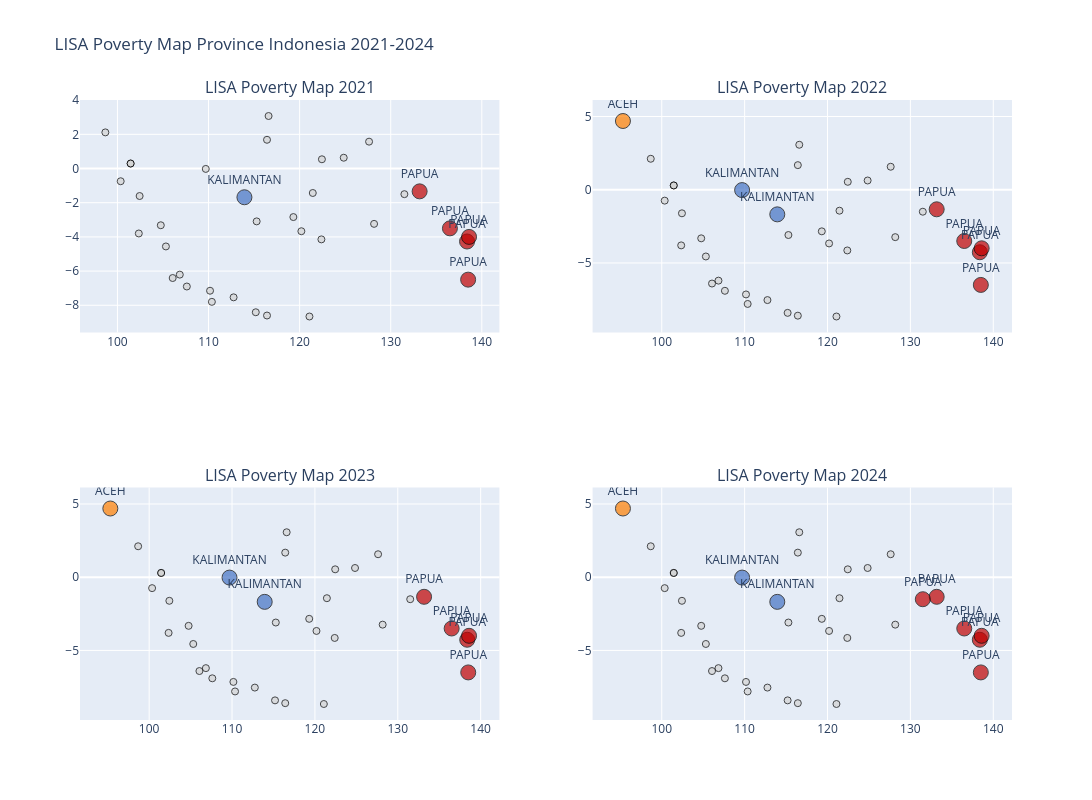

Notebook code for this chart:
### Code cell
years = sorted(df_lisa['year'].unique())
fig_lisa = make_subplots(rows=2, cols=2, subplot_titles=[f'LISA Poverty Map {y}' for y in years])

LISA_COLORS = {'HH': '#C00000', 'LL': '#4472C4', 'HL': '#FF7F00', 'LH': '#70AD47', 'NS': '#D3D3D3'}

for idx, year in enumerate(years):
    row_idx = (idx // 2) + 1
    col_idx = (idx % 2) + 1
    sub = df_lisa[df_lisa['year'] == year]

    colors = [LISA_COLORS[q] for q in sub['quadrant']]
    sizes = [15 if sig else 7 for sig in sub['significant']]
    
    fig_lisa.add_trace(go.Scatter(x=sub['lon'], y=sub['lat'], mode='markers+text', text=[p.split()[0] if sig else '' for p, sig in zip(sub['province'], sub['significant'])], textposition='top center', marker=dict(color=colors, size=sizes, line=dict(width=1, color='black')), showlegend=False), row=row_idx, col=col_idx)

fig_lisa.update_layout(height=800, width=1100, title_text='LISA Poverty Map Province Indonesia 2021-2024')
fig_lisa.write_json(OUTPUT_DIR / 'plot_lisa_map.json')
fig_lisa.show()

### Figure 1 — Plotly figure (JSON) as saved in the notebook; plotly's stock layout.template omitted (floating-point values rounded to 4 significant figures)
{"data": [{"marker": {"color": ["#D3D3D3", "#D3D3D3", "#D3D3D3", "#D3D3D3", "#D3D3D3", "#D3D3D3", "#D3D3D3", "#D3D3D3", "#D3D3D3", "#D3D3D3", "#D3D3D3", "#D3D3D3", "#D3D3D3", "#D3D3D3", "#D3D3D3", "#D3D3D3", "#D3D3D3", "#D3D3D3", "#4472C4", "#D3D3D3", "#D3D3D3", "#D3D3D3", "#D3D3D3", "#D3D3D3", "#D3D3D3", "#D3D3D3", "#D3D3D3", "#D3D3D3", "#D3D3D3", "#D3D3D3", "#C00000", "#D3D3D3", "#C00000", "#C00000", "#C00000", "#C00000"], "line": {"color": "black", "width": 1}, "size": [7, 7, 7, 7, 7, 7, 7, 7, 7, 7, 7, 7, 7, 7, 7, 7, 7, 7, 15, 7, 7, 7, 7, 7, 7, 7, 7, 7, 7, 7, 15, 7, 15, 15, 15, 15]}, "mode": "markers+text", "showlegend": false, "text": ["", "", "", "", "", "", "", "", "", "", "", "", "", "", "", "", "", "", "KALIMANTAN", "", "", "", "", "", "", "", "", "", "", "", "PAPUA", "", "PAPUA", "PAPUA", "PAPUA", "PAPUA"], "textposition": "top center", "type": "scatter", "x": [98.67, 100.4, 101.4, 102.4, 104.8, 102.3, 105.3, 101.4, 106.8, 107.6, 110.2, 110.4, 112.8, 106.1, 115.2, 116.4, 121.1, 109.7, 113.9, 115.3, 116.4, 116.6, 124.8, 121.4, 120.2, 122.4, 122.4, 119.3, 128.2, 127.6, 133.2, 131.5, 138.4, 138.5, 136.5, 138.6], "xaxis": "x", "y": [2.115, -0.744, 0.293, -1.609, -3.319, -3.8, -4.558, 0.293, -6.208, -6.902, -7.15, -7.8, -7.536, -6.406, -8.409, -8.6, -8.657, -0.023, -1.681, -3.093, 1.681, 3.073, 0.632, -1.431, -3.668, -4.145, 0.541, -2.84, -3.238, 1.571, -1.336, -1.5, -4.269, -6.5, -3.5, -4.0], "yaxis": "y"}, {"marker": {"color": ["#FF7F00", "#D3D3D3", "#D3D3D3", "#D3D3D3", "#D3D3D3", "#D3D3D3", "#D3D3D3", "#D3D3D3", "#D3D3D3", "#D3D3D3", "#D3D3D3", "#D3D3D3", "#D3D3D3", "#D3D3D3", "#D3D3D3", "#D3D3D3", "#D3D3D3", "#D3D3D3", "#4472C4", "#4472C4", "#D3D3D3", "#D3D3D3", "#D3D3D3", "#D3D3D3", "#D3D3D3", "#D3D3D3", "#D3D3D3", "#D3D3D3", "#D3D3D3", "#D3D3D3", "#D3D3D3", "#C00000", "#D3D3D3", "#C00000", "#C00000", "#C00000", "#C00000"], "line": {"color": "black", "width": 1}, "size": [15, 7, 7, 7, 7, 7, 7, 7, 7, 7, 7, 7, 7, 7, 7, 7, 7, 7, 15, 15, 7, 7, 7, 7, 7, 7, 7, 7, 7, 7, 7, 15, 7, 15, 15, 15, 15]}, "mode": "markers+text", "showlegend": false, "text": ["ACEH", "", "", "", "", "", "", "", "", "", "", "", "", "", "", "", "", "", "KALIMANTAN", "KALIMANTAN", "", "", "", "", "", "", "", "", "", "", "", "PAPUA", "", "PAPUA", "PAPUA", "PAPUA", "PAPUA"], "textposition": "top center", "type": "scatter", "x": [95.32, 98.67, 100.4, 101.4, 102.4, 104.8, 102.3, 105.3, 101.4, 106.8, 107.6, 110.2, 110.4, 112.8, 106.1, 115.2, 116.4, 121.1, 109.7, 113.9, 115.3, 116.4, 116.6, 124.8, 121.4, 120.2, 122.4, 122.4, 119.3, 128.2, 127.6, 133.2, 131.5, 138.4, 138.5, 136.5, 138.6], "xaxis": "x2", "y": [4.695, 2.115, -0.744, 0.293, -1.609, -3.319, -3.8, -4.558, 0.293, -6.208, -6.902, -7.15, -7.8, -7.536, -6.406, -8.409, -8.6, -8.657, -0.023, -1.681, -3.093, 1.681, 3.073, 0.632, -1.431, -3.668, -4.145, 0.541, -2.84, -3.238, 1.571, -1.336, -1.5, -4.269, -6.5, -3.5, -4.0], "yaxis": "y2"}, {"marker": {"color": ["#FF7F00", "#D3D3D3", "#D3D3D3", "#D3D3D3", "#D3D3D3", "#D3D3D3", "#D3D3D3", "#D3D3D3", "#D3D3D3", "#D3D3D3", "#D3D3D3", "#D3D3D3", "#D3D3D3", "#D3D3D3", "#D3D3D3", "#D3D3D3", "#D3D3D3", "#D3D3D3", "#4472C4", "#4472C4", "#D3D3D3", "#D3D3D3", "#D3D3D3", "#D3D3D3", "#D3D3D3", "#D3D3D3", "#D3D3D3", "#D3D3D3", "#D3D3D3", "#D3D3D3", "#D3D3D3", "#C00000", "#D3D3D3", "#C00000", "#C00000", "#C00000", "#C00000"], "line": {"color": "black", "width": 1}, "size": [15, 7, 7, 7, 7, 7, 7, 7, 7, 7, 7, 7, 7, 7, 7, 7, 7, 7, 15, 15, 7, 7, 7, 7, 7, 7, 7, 7, 7, 7, 7, 15, 7, 15, 15, 15, 15]}, "mode": "markers+text", "showlegend": false, "text": ["ACEH", "", "", "", "", "", "", "", "", "", "", "", "", "", "", "", "", "", "KALIMANTAN", "KALIMANTAN", "", "", "", "", "", "", "", "", "", "", "", "PAPUA", "", "PAPUA", "PAPUA", "PAPUA", "PAPUA"], "textposition": "top center", "type": "scatter", "x": [95.32, 98.67, 100.4, 101.4, 102.4, 104.8, 102.3, 105.3, 101.4, 106.8, 107.6, 110.2, 110.4, 112.8, 106.1, 115.2, 116.4, 121.1, 109.7, 113.9, 115.3, 116.4, 116.6, 124.8, 121.4, 120.2, 122.4, 122.4, 119.3, 128.2, 127.6, 133.2, 131.5, 138.4, 138.5, 136.5, 138.6], "xaxis": "x3", "y": [4.695, 2.115, -0.744, 0.293, -1.609, -3.319, -3.8, -4.558, 0.293, -6.208, -6.902, -7.15, -7.8, -7.536, -6.406, -8.409, -8.6, -8.657, -0.023, -1.681, -3.093, 1.681, 3.073, 0.632, -1.431, -3.668, -4.145, 0.541, -2.84, -3.238, 1.571, -1.336, -1.5, -4.269, -6.5, -3.5, -4.0], "yaxis": "y3"}, {"marker": {"color": ["#FF7F00", "#D3D3D3", "#D3D3D3", "#D3D3D3", "#D3D3D3", "#D3D3D3", "#D3D3D3", "#D3D3D3", "#D3D3D3", "#D3D3D3", "#D3D3D3", "#D3D3D3", "#D3D3D3", "#D3D3D3", "#D3D3D3", "#D3D3D3", "#D3D3D3", "#D3D3D3", "#4472C4", "#4472C4", "#D3D3D3", "#D3D3D3", "#D3D3D3", "#D3D3D3", "#D3D3D3", "#D3D3D3", "#D3D3D3", "#D3D3D3", "#D3D3D3", "#D3D3D3", "#D3D3D3", "#C00000", "#C00000", "#C00000", "#C00000", "#C00000", "#C00000"], "line": {"color": "black", "width": 1}, "size": [15, 7, 7, 7, 7, 7, 7, 7, 7, 7, 7, 7, 7, 7, 7, 7, 7, 7, 15, 15, 7, 7, 7, 7, 7, 7, 7, 7, 7, 7, 7, 15, 15, 15, 15, 15, 15]}, "mode": "markers+text", "showlegend": false, "text": ["ACEH", "", "", "", "", "", "", "", "", "", "", "", "", "", "", "", "", "", "KALIMANTAN", "KALIMANTAN", "", "", "", "", "", "", "", "", "", "", "", "PAPUA", "PAPUA", "PAPUA", "PAPUA", "PAPUA", "PAPUA"], "textposition": "top center", "type": "scatter", "x": [95.32, 98.67, 100.4, 101.4, 102.4, 104.8, 102.3, 105.3, 101.4, 106.8, 107.6, 110.2, 110.4, 112.8, 106.1, 115.2, 116.4, 121.1, 109.7, 113.9, 115.3, 116.4, 116.6, 124.8, 121.4, 120.2, 122.4, 122.4, 119.3, 128.2, 127.6, 133.2, 131.5, 138.4, 138.5, 136.5, 138.6], "xaxis": "x4", "y": [4.695, 2.115, -0.744, 0.293, -1.609, -3.319, -3.8, -4.558, 0.293, -6.208, -6.902, -7.15, -7.8, -7.536, -6.406, -8.409, -8.6, -8.657, -0.023, -1.681, -3.093, 1.681, 3.073, 0.632, -1.431, -3.668, -4.145, 0.541, -2.84, -3.238, 1.571, -1.336, -1.5, -4.269, -6.5, -3.5, -4.0], "yaxis": "y4"}], "layout": {"annotations": [{"font": {"size": 16}, "showarrow": false, "text": "LISA Poverty Map 2021", "x": 0.225, "xanchor": "center", "xref": "paper", "y": 1, "yanchor": "bottom", "yref": "paper"}, {"font": {"size": 16}, "showarrow": false, "text": "LISA Poverty Map 2022", "x": 0.775, "xanchor": "center", "xref": "paper", "y": 1, "yanchor": "bottom", "yref": "paper"}, {"font": {"size": 16}, "showarrow": false, "text": "LISA Poverty Map 2023", "x": 0.225, "xanchor": "center", "xref": "paper", "y": 0.375, "yanchor": "bottom", "yref": "paper"}, {"font": {"size": 16}, "showarrow": false, "text": "LISA Poverty Map 2024", "x": 0.775, "xanchor": "center", "xref": "paper", "y": 0.375, "yanchor": "bottom", "yref": "paper"}], "height": 800, "title": {"text": "LISA Poverty Map Province Indonesia 2021-2024"}, "width": 1100, "xaxis": {"anchor": "y", "domain": [0, 0.45]}, "xaxis2": {"anchor": "y2", "domain": [0.55, 1]}, "xaxis3": {"anchor": "y3", "domain": [0, 0.45]}, "xaxis4": {"anchor": "y4", "domain": [0.55, 1]}, "yaxis": {"anchor": "x", "domain": [0.625, 1]}, "yaxis2": {"anchor": "x2", "domain": [0.625, 1]}, "yaxis3": {"anchor": "x3", "domain": [0, 0.375]}, "yaxis4": {"anchor": "x4", "domain": [0, 0.375]}}}
